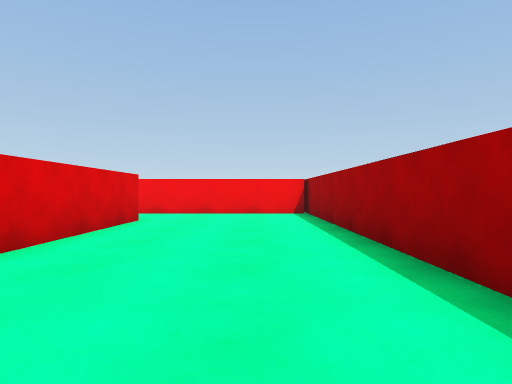
view 1 (above)

22 first-person views from a walk through a 3-D level made in the Unity game engine. The camera is 0.62 m above the floor, looks level and sees 75° across. The floor is counted in squares, 1 m on a side. Each view is taken from the middle of a square. On the plan, view 1 faces up. The plan holds only what a view shows up to about 10 squares ahead; the rest is blank. The player character is not drawn. Surface patterns are stand-ins for the level's own textures.

view 2
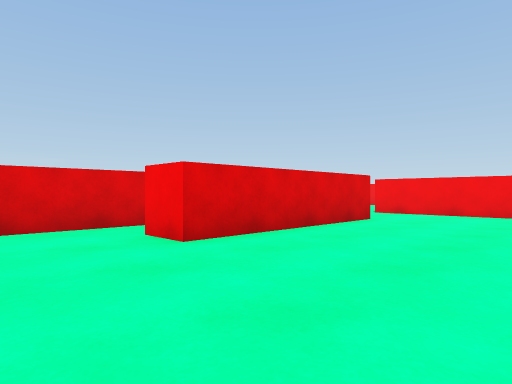

view 3
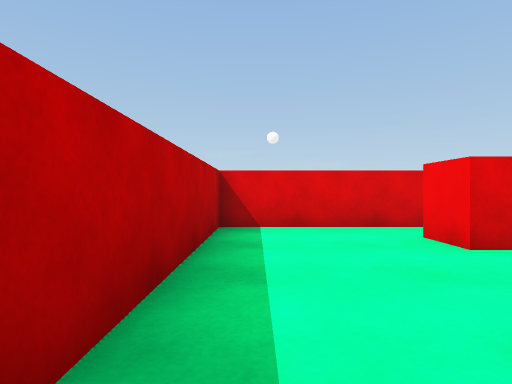

view 4
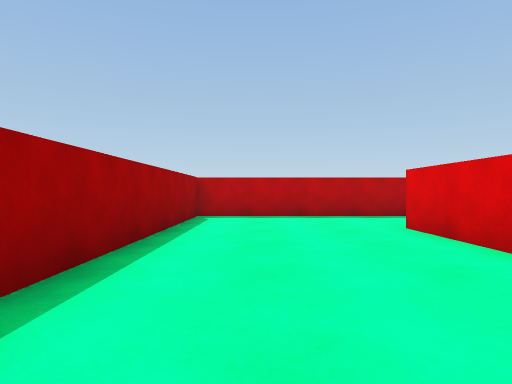

view 5
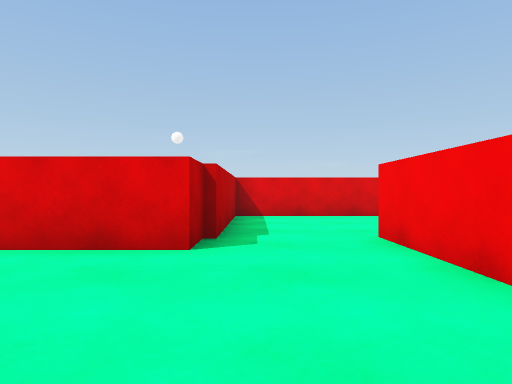

view 6
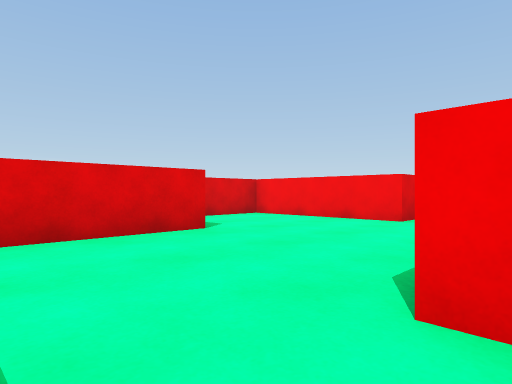

view 7
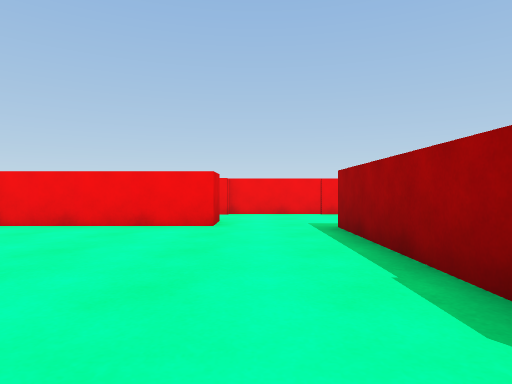

view 8
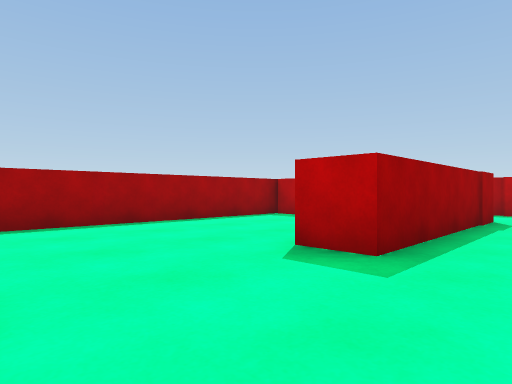

view 9
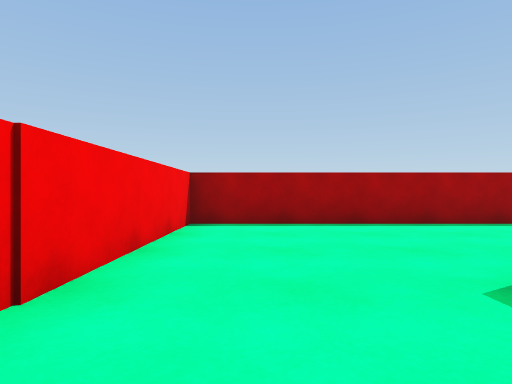

view 10
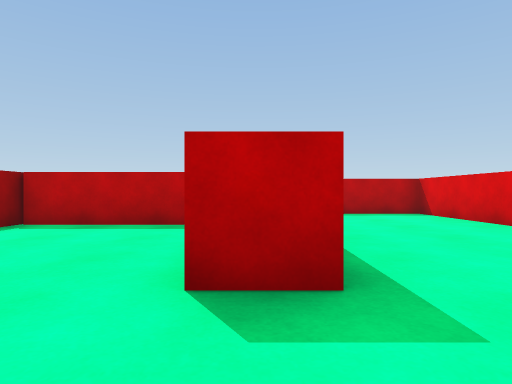

view 11
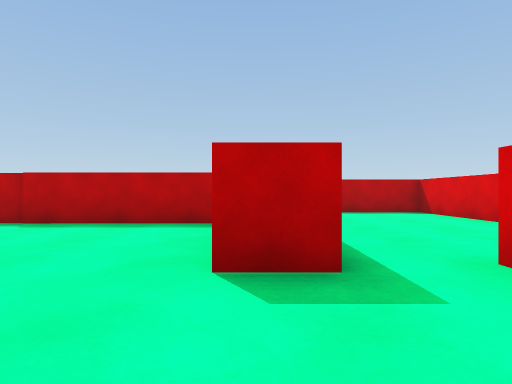

view 12
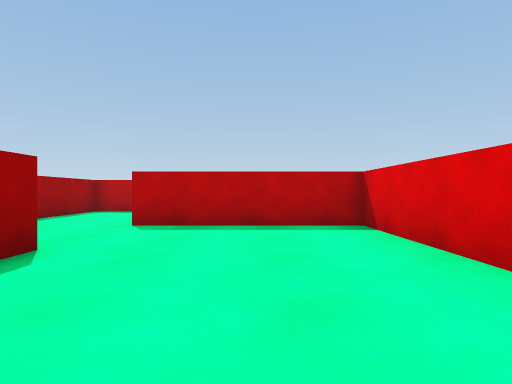

view 13
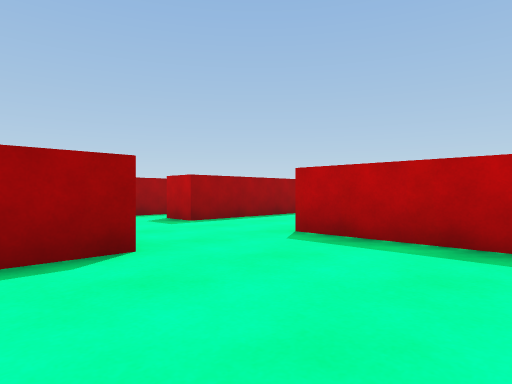

view 14
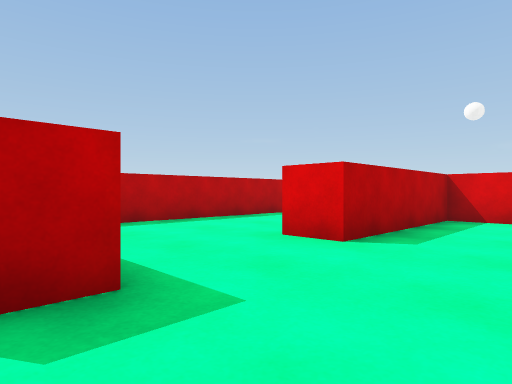

view 15
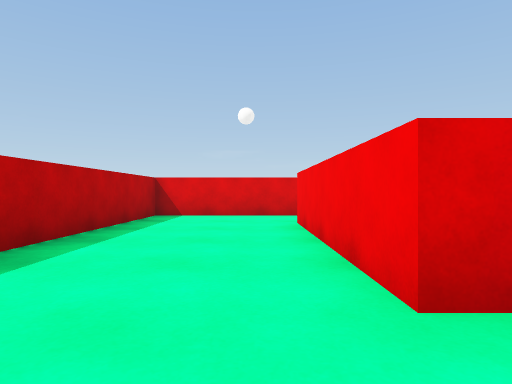

view 16
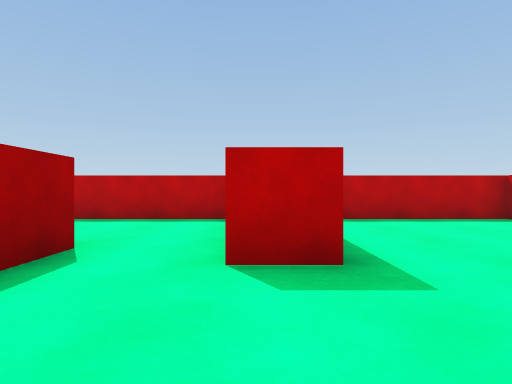

view 17
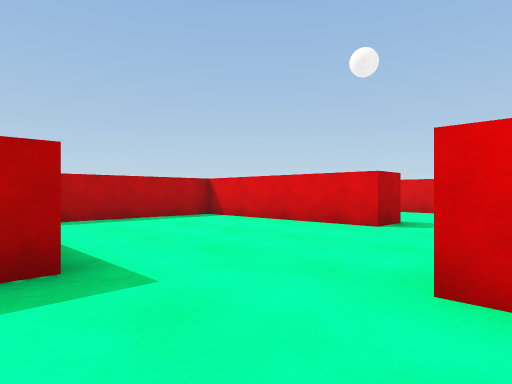

view 18
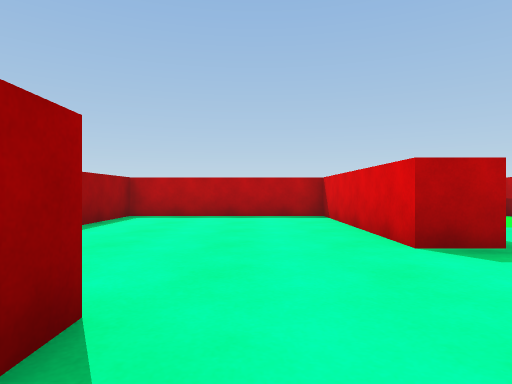

view 19
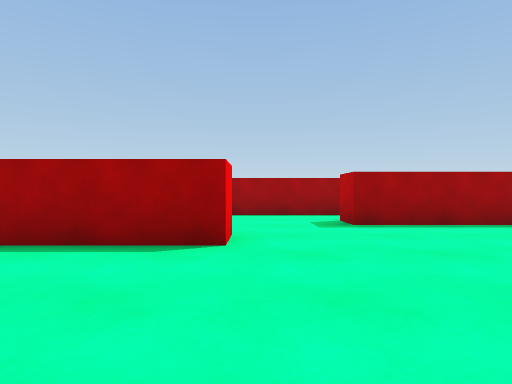

view 20
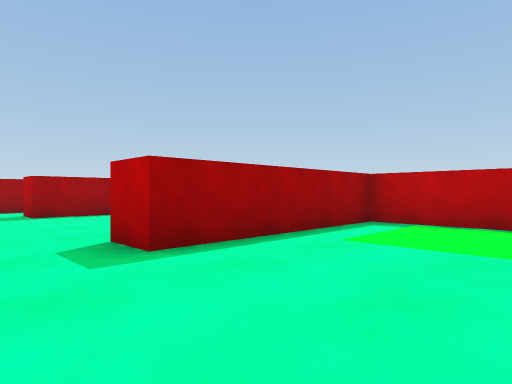

view 21
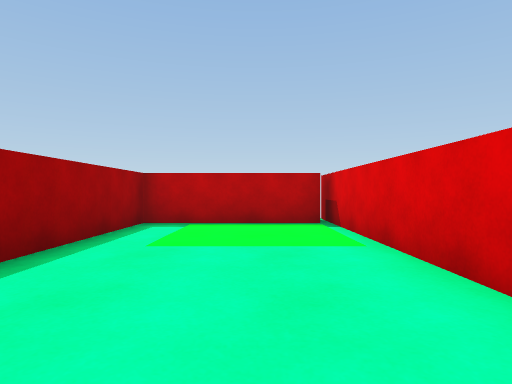

view 22
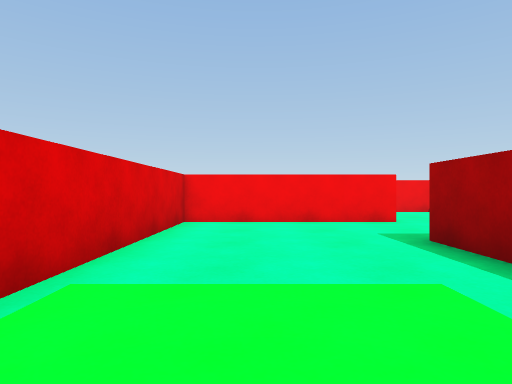

### Floor plan
Key: @ floor where view 1 was taken; # wall or solid block; . floor.
Columns run from 27 left of view 1 to 2 right of it. Each row starts with its distance up from view 1.
 19                      #########
 18                      #.......#
 17                      ........#
 16                      #.......#
 15                  #####.......#
 14                  #......#....#
 13                  #......#....#
 12                  #......#....#
 11                  #.#....#....#
 10                 ...#....######
  9       ..#      ....#.........#
  8       ..#      ....#.........#
  7 ######..##.. ##....######....#
  6 #............##........ #....#
  5 #............##........ #....#
  4 #...##.....#.######.....#....#
  3 #...##.....#..#####..##.#....#
  2 #...##.....#.........##......#
  1 #...##.....#.........##......#
  0 #...##.....#.........##....@.#
 -1 ####################  ########

Positions as (right, up) in squares from view 1, and headings:
1: (0, 0), facing up
2: (1, 0), facing up-left
3: (1, 0), facing left
4: (0, 8), facing down
5: (1, 8), facing left
6: (-3, 8), facing up-left
7: (-5, 9), facing up
8: (-5, 18), facing down-right
9: (-5, 17), facing right
10: (-3, 17), facing down
11: (-8, 14), facing down
12: (-11, 10), facing down
13: (-12, 8), facing down-right
14: (-5, 6), facing down-left
15: (-7, 2), facing left
16: (-16, 7), facing down
17: (-16, 7), facing down-left
18: (-20, 8), facing down
19: (-23, 6), facing right
20: (-26, 6), facing down-right
21: (-25, 6), facing down
22: (-25, 0), facing up
